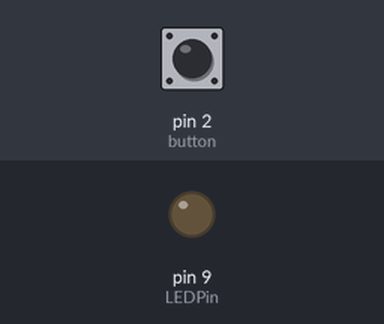
A sketch run on a simulated Arduino Uno, built with avr-gcc and run on an emulated ATmega328P. On the bench: output pins drawn as LEDs (lit = HIGH). The inputs (shaded band) are chosen by the test bench; at power-on: pin 2 (button) LOW. What the sketch prints to the serial monitor is not drawn.

Above: at 1.2 s.
1.3 s: pin 2 (button) pulled HIGH for 0.15 s
At 2.0 s:
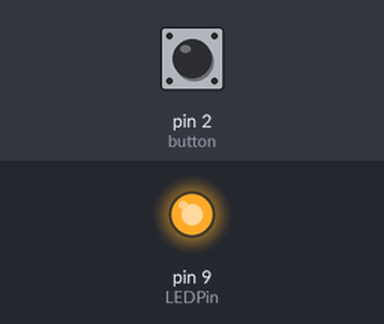
4.4 s: pin 2 (button) pulled HIGH for 1 s
At 8.16 s:
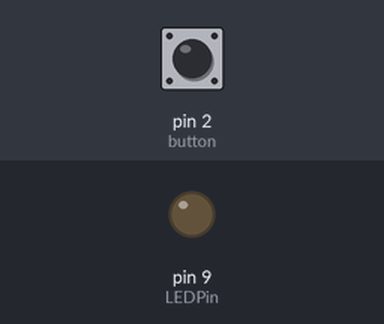
8.4 s: pin 2 (button) pulled HIGH for 3.2 s
At 9.8 s:
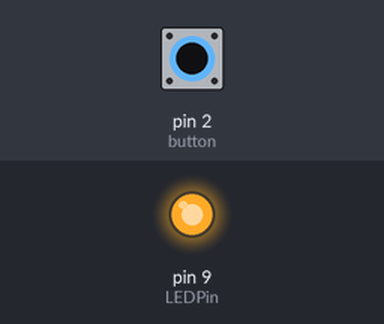
Timing chart, 0 to 15.6 s (numbered marks = the images above; inputs shaded):
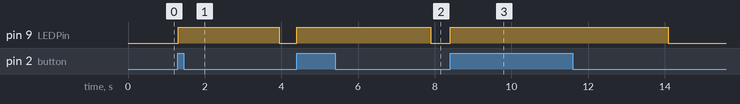

The sketch:

LumaLeg.ino
```cpp
//  Jennifer Walker Feb 22 2018

//  led pin vars
int LEDPin = 9;
int button = 2;
//  recording state
bool recording = false;
int num0s = 0;
void setup() {
  // set up pin modes
  pinMode(LEDPin, OUTPUT);
  pinMode(button, INPUT);
  //  set up serial
  Serial.begin(9600);
}

void loop() {
  // button resistance val
  int buttonVal = digitalRead(button);
  Serial.println(buttonVal);   //used for debugging
  //  if button is pressed and not recording
  if (buttonVal == 1 && recording == false) {
    record();
  }
  //  if button is not pressed and is recording
  else if (buttonVal == 0 && recording == true) {
    //  make sure its not a mistake or slip of the finger for 800 loops
    num0s++;
    //  if 800 loops and still 0, stop recording
    if (num0s >= 800) {
      num0s = 0;
      noRecord();
    }
  }
}

void record() {
  //  turn on LED, signal beginning of recording, change recording var
  digitalWrite(LEDPin, HIGH);
  recording = true;
  Serial.println("recording");
}

void noRecord() {
  //  turn off LED, signal end of recording, change recording var
  digitalWrite(LEDPin, LOW);
  recording = false;
  Serial.println("stopped recording");
}
```

Measured:
- after the input at 1.3 s, pin 9 (LEDPin): LOW → HIGH at once, → LOW 2.6 s later
- after the input at 4.4 s, pin 9 (LEDPin): LOW → HIGH at once, → LOW 3.5 s later
- after the input at 8.4 s, pin 9 (LEDPin): LOW → HIGH at once, → LOW 5.7 s later
